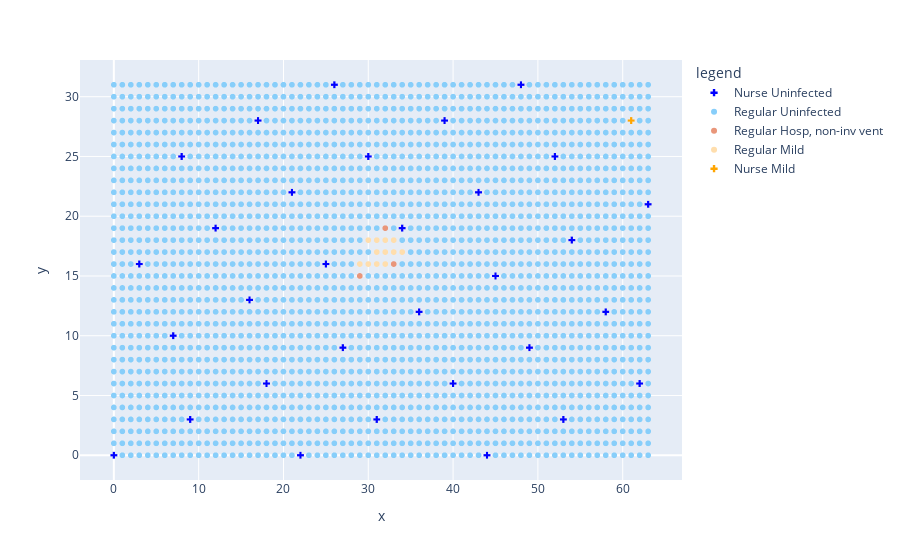

The notebook cell this image was saved under:
### Markdown cell above
The simulation occurs on a 2D spatial grid, where an initial infection occurs in the centre of the grid. Nurses are symbolized with a cross (+), while non-nurses are symbolized with a dot. Nurses are spread out evenly in the population.

When a person is infected with a severe case of the disease, they need to be hospitalized and are assigned a nurse. The simulation assumes that a hospitalized patient requires either a non-invasive ventilator (unlimited supply) or an invasive (intubating) ventilator (limited supply). In the default simulation parameters where nurses do not have PPE, this causes some nurses to be infected by their patient(s) after 15 days.

### Code cell
sim.showSpread(df, 15)

### Figure 1 — Plotly figure (JSON) as saved in the notebook; plotly's stock layout.template omitted (floating-point values rounded to 4 significant figures; data arrays with more than 128 entries replaced by an {"elided": "..."} marker saying what was removed)
{"data": [{"hoverlabel": {"namelength": 0}, "hovertemplate": "legend=Nurse Uninfected<br>x=%{x}<br>y=%{y}", "legendgroup": "Nurse Uninfected", "marker": {"color": "blue", "symbol": "cross"}, "mode": "markers", "name": "Nurse Uninfected", "showlegend": true, "type": "scattergl", "x": [0, 22, 44, 9, 31, 53, 18, 40, 62, 27, 49, 7, 36, 58, 16, 45, 3, 25, 54, 12, 34, 63, 21, 43, 8, 30, 52, 17, 39, 26, 48], "xaxis": "x", "y": [0, 0, 0, 3, 3, 3, 6, 6, 6, 9, 9, 10, 12, 12, 13, 15, 16, 16, 18, 19, 19, 21, 22, 22, 25, 25, 25, 28, 28, 31, 31], "yaxis": "y"}, {"hoverlabel": {"namelength": 0}, "hovertemplate": "legend=Regular Uninfected<br>x=%{x}<br>y=%{y}", "legendgroup": "Regular Uninfected", "marker": {"color": "lightskyblue", "symbol": "circle"}, "mode": "markers", "name": "Regular Uninfected", "showlegend": true, "type": "scattergl", "x": {"elided": "2001 int values"}, "xaxis": "x", "y": {"elided": "2001 int values"}, "yaxis": "y"}, {"hoverlabel": {"namelength": 0}, "hovertemplate": "legend=Regular Hosp, non-inv vent<br>x=%{x}<br>y=%{y}", "legendgroup": "Regular Hosp, non-inv vent", "marker": {"color": "darksalmon", "symbol": "circle"}, "mode": "markers", "name": "Regular Hosp, non-inv vent", "showlegend": true, "type": "scattergl", "x": [29, 33, 32], "xaxis": "x", "y": [15, 16, 19], "yaxis": "y"}, {"hoverlabel": {"namelength": 0}, "hovertemplate": "legend=Regular Mild<br>x=%{x}<br>y=%{y}", "legendgroup": "Regular Mild", "marker": {"color": "navajowhite", "symbol": "circle"}, "mode": "markers", "name": "Regular Mild", "showlegend": true, "type": "scattergl", "x": [29, 30, 31, 32, 31, 32, 33, 34, 30, 31, 32, 33], "xaxis": "x", "y": [16, 16, 16, 16, 17, 17, 17, 17, 18, 18, 18, 18], "yaxis": "y"}, {"hoverlabel": {"namelength": 0}, "hovertemplate": "legend=Nurse Mild<br>x=%{x}<br>y=%{y}", "legendgroup": "Nurse Mild", "marker": {"color": "orange", "symbol": "cross"}, "mode": "markers", "name": "Nurse Mild", "showlegend": true, "type": "scattergl", "x": [61], "xaxis": "x", "y": [28], "yaxis": "y"}], "layout": {"legend": {"title": {"text": "legend"}, "tracegroupgap": 0}, "margin": {"t": 60}, "xaxis": {"anchor": "y", "domain": [0, 1], "title": {"text": "x"}}, "yaxis": {"anchor": "x", "domain": [0, 1], "title": {"text": "y"}}}}
